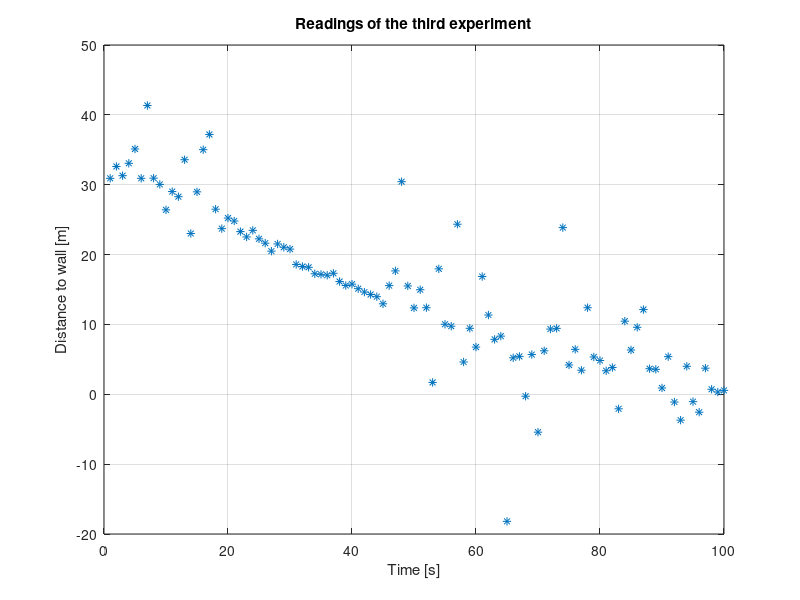
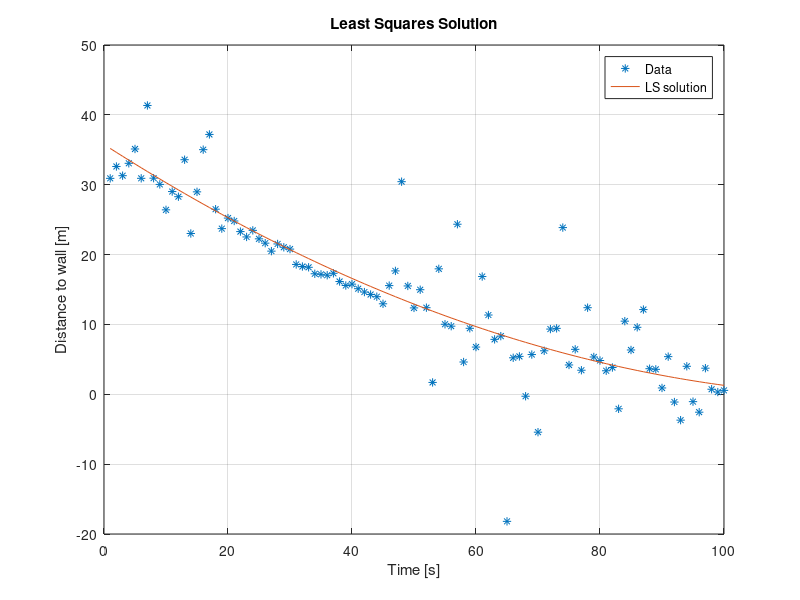

MATLAB code to generate these figures, in order: (Note: this script raises an error after producing the figures.)
% =========================================================================
%                       Manuel Santos   2019231352
% =========================================================================

clear
close all
clc

% Load given values
load('./test3.mat')

% Plot given values
figure
plot(d,'*'); grid on;
title('Readings of the third experiment');
xlabel('Time [s]');ylabel('Distance to wall [m]');


% ============ Part 1 a) ============ 
m = 100; % 100 observations
n = 3; % 3 model parameters

% Create Ti, to insert in G
time = 0.1:0.1:10;

% Create matrix G
G = ones(size(d,1),3);
G(:,2) = time(:);
G(:,3) = (time(:).^2)/2;

% Calculate mL2 values
m_LS = pinv(G'*G)*G'*d;

% Show estimated d values
d_LS = G*m_LS;
figure
plot(d,'*'); grid on; hold on; plot(d_LS); 
title('Least Squares Solution');
xlabel('Time [s]');ylabel('Distance to wall [m]');
legend('Data','LS solution');


% ============ Part 1 b) ============
res_LS = d-d_LS;
%% 
dof = m-n;
s_LS = vecnorm(res_LS)/sqrt(dof);
Cov_LS = (s_LS.^2).*inv(G'*G);

% close all

% Aplicar Bootstrap
numBoots = 10000;
x_size = length(time);

rng(42);

W = diag(ones(1,100).*s_LS);

% perform the bootstraps
modelfit = zeros(numBoots,x_size);
params = zeros(numBoots,n);
for boot=1:numBoots
  % prepare data indices
  ix = ceil(x_size*rand(1,x_size));
  % construct regressor matrix
  G_boot = W*[ones(x_size,1) time(ix)' (time(ix)'.^2)/2];
  % estimate parameters
  h = pinv(G_boot'*G_boot)*G_boot'*(W*d(ix));
  % evaluate the model
  modelfit(boot,:) = time*h(1) + h(2);
  % record the parameters
  params(boot,:) = h;
end

m_boot = mean(params)';
d_boot = G*m_boot;
res_boot = d-d_boot;

% plot(res_boot,'r+'); grid on; hold on;

aux = ones(numBoots,n);
for i=1:numBoots
    aux(i,:)=m_boot;
end

A = params - aux;
Cov_boot = (A'*A)/numBoots;


% ============ Part 2 ============
outliers=[0.1, 0.3, 0.5];
noise= 0:5;
runs = 100;

% m_all_LS is 3(n = size of m) x 6(noise) x 3(outliers)
m_all_LS = zeros(n,size(noise,2),size(outliers,2));
m_all_L1 = m_all_LS;
m_all_RANSAC = m_all_LS;

for idx_noise = 1:size(noise,2)
    for idx_out = 1:size(outliers,2)
        [d_0, timestamp, sol] = SimulationRobotWall(noise(idx_noise),outliers(idx_out),10,0.1);
        
        % Normal Least Squares
        m_0 = pinv(G'*G)*G'*d_0;
        m_all_LS(:,idx_noise,idx_out) = m_0;
        res_0 = d_0 - G*m_0;
        
        % Robust M-estimation using the L1 Norm
        % Create 100 synthetic datasets
        d_q = zeros(m,runs);
        m_L1 = zeros(n,runs);
        for i = 1:runs
            d_q(:,i) = (G*m_0) + noise(idx_noise) .* randn(m,1);
            m_L1(:,i) = robustfit(G(:,2:3),d_q(:,i));
        end
        m_all_L1(:,idx_noise,idx_out) = mean(m_L1,2);

        % RANSAC
        p = 0.9999;
        num_points = 10;
        e = outliers(idx_out);
        IT = floor( (log(1- p)) / (log(1-(1-e).^(num_points))));
        threshold = 10;

        for cont=1:IT
            ind = randsample(length(d_0),num_points);
            flag = 0;
            data_hinliner = d_0(ind,:);
            Gr=G(ind,:);
            while(1)
                comp = isoutlier(data_hinliner);
                data_hinliner = randsample(d_0,num_points);
                if(comp == zeros(1,num_points))
                    break;
                end
            end

            m_RANSAC = pinv(Gr'*Gr)*Gr'*data_hinliner;
            d_RANSAC = G*m_RANSAC;
            
            for j=1:size(d_RANSAC,1)
                if(norm(d_RANSAC(j)- d_0(ind))>threshold)
                    flag=1;
                end
            end

            if (flag==0)
                m_all_RANSAC(:,idx_noise,idx_out) = m_RANSAC;
                break;
            end
        end

    end
end

for i = 1:3
    figure 
    plot([m_all_LS(:,:,i),sol])
    legend('noise = 0','noise = 1','noise = 2','noise = 3','noise = 4','noise = 5','ground truth')
    hold on
    grid on
end
% plot(sol,'LineWidth',3)


